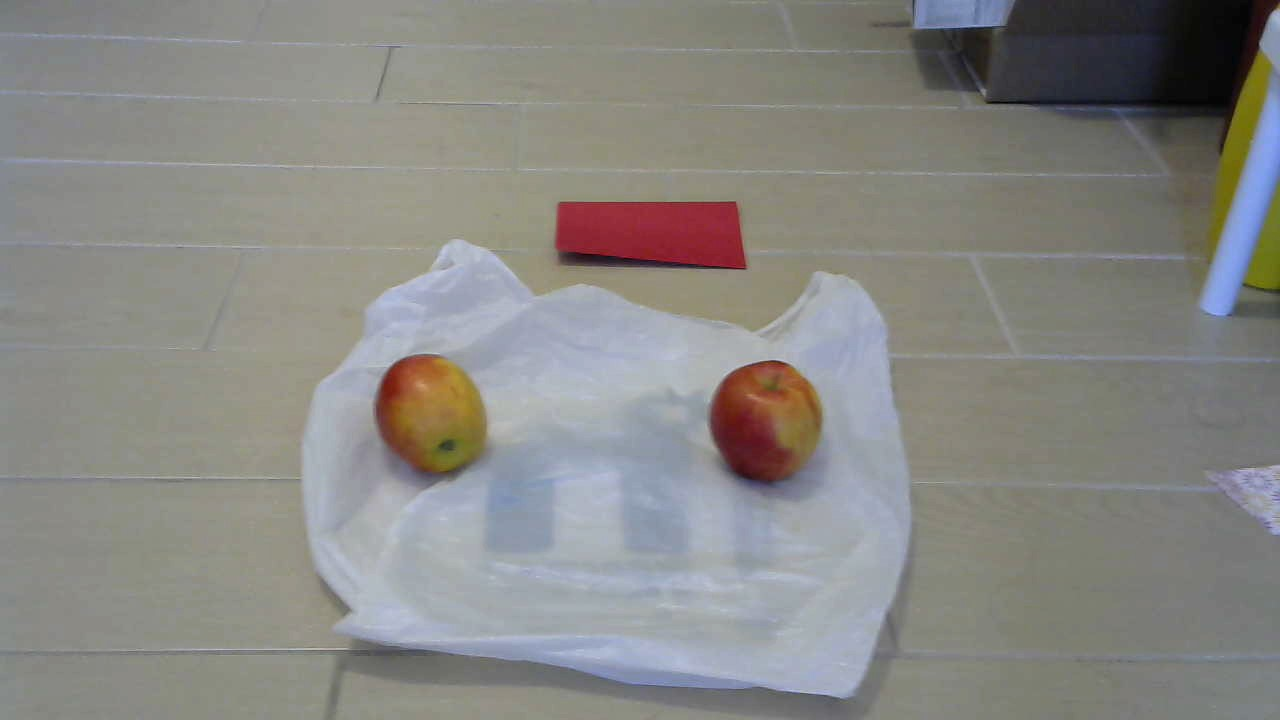
//> input picture Experiments/WIN_20190120_13_04_59_Pro.jpg, 1280 x 720 px, given in place of the camera
$ ./apple_detection   (built with g++ and OpenCV 4)
//> lines starting //> are read from the running program, lines starting //| are printed output that depends on the picture; after the words box and inside, x2 and y2 are one past the last pixel; in counts of white or black regions, pixels touching at a corner belong together
#include <opencv2/core.hpp>
#include <opencv2/videoio.hpp>
#include <opencv2/highgui.hpp>
#include "opencv2/imgproc.hpp"
#include <iostream>
#include <stdio.h>

using namespace cv;
using namespace std;

// the lower and upper boundaries of the HSV color space
const int hsv_lower[3] = {5, 92, 0};
const int hsv_upper[3] = {180, 255, 150};

void getImageMask(const cv::Mat& hsv, cv::Mat& mask) {
	// smooths the image
	cv::Mat blur;
	cv::GaussianBlur(hsv, mask, Size(5, 5), 0, 0 );
	cv::inRange(mask, Scalar(hsv_lower[0], hsv_lower[1], hsv_lower[2]),
				Scalar(hsv_upper[0], hsv_upper[1], hsv_upper[2]), mask);
	// Element = 0: Rect - 1: Cross - 2: Ellipse
	cv::Mat opening_kernel = getStructuringElement(/*Element*/2, Size(4,4));
	cv::morphologyEx(mask, mask, cv::MORPH_OPEN, opening_kernel);
	cv::Mat closing_kernel = getStructuringElement(/*Element*/2, Size(10,10));
	cv::morphologyEx(mask, mask, cv::MORPH_CLOSE, closing_kernel);
}

int main(int, char**)
{
    cv::Mat frame;
    cv::Mat hsv, mask;
    std::vector<Vec4i> hierarchy;
	std::vector<std::vector<cv::Point> > contours;

    //--- INITIALIZE VIDEOCAPTURE
    cv::VideoCapture cap;
    // open the default camera using default API
    // cap.open(0);
    // OR advance usage: select any API backend
    int deviceID = 0;             // 0 = open default camera
    int apiID = cv::CAP_ANY;      // 0 = autodetect default API
    // open selected camera using selected API
    cap.open(deviceID + apiID);

    // check if we succeeded
    if (!cap.isOpened()) {
        cerr << "ERROR! Unable to open camera\n";
        return -1;
    }

    while (true) {
        // wait for a new frame from camera and store it into 'frame'
        cap.read(frame);
//> frame is the input picture: 720 rows x 1280 cols, CV_8UC3; mean B, G, R 131.7, 135.4, 136.1

        // check if we succeeded
        if (frame.empty()) {
            cerr << "ERROR! blank frame grabbed\n";
            break;
        }

        // convert frame to the HSV color space
		cv::cvtColor(frame, hsv, CV_BGR2HSV);
//> hsv: 720 rows x 1280 cols, CV_8UC3; mean H, S, V 55.1, 28.9, 142

		// get mask
	    getImageMask(hsv, mask);
//> in getImageMask, `cv::GaussianBlur(hsv, mask, Size(5, 5), 0, 0 );`: mask: 720 rows x 1280 cols, CV_8UC3; mean H, S, V 55.1, 28.9, 142.1
//> in getImageMask, `cv::inRange(mask, Scalar(hsv_lower[0], hsv_lower[1], hsv_lower[2]), Sc..`:
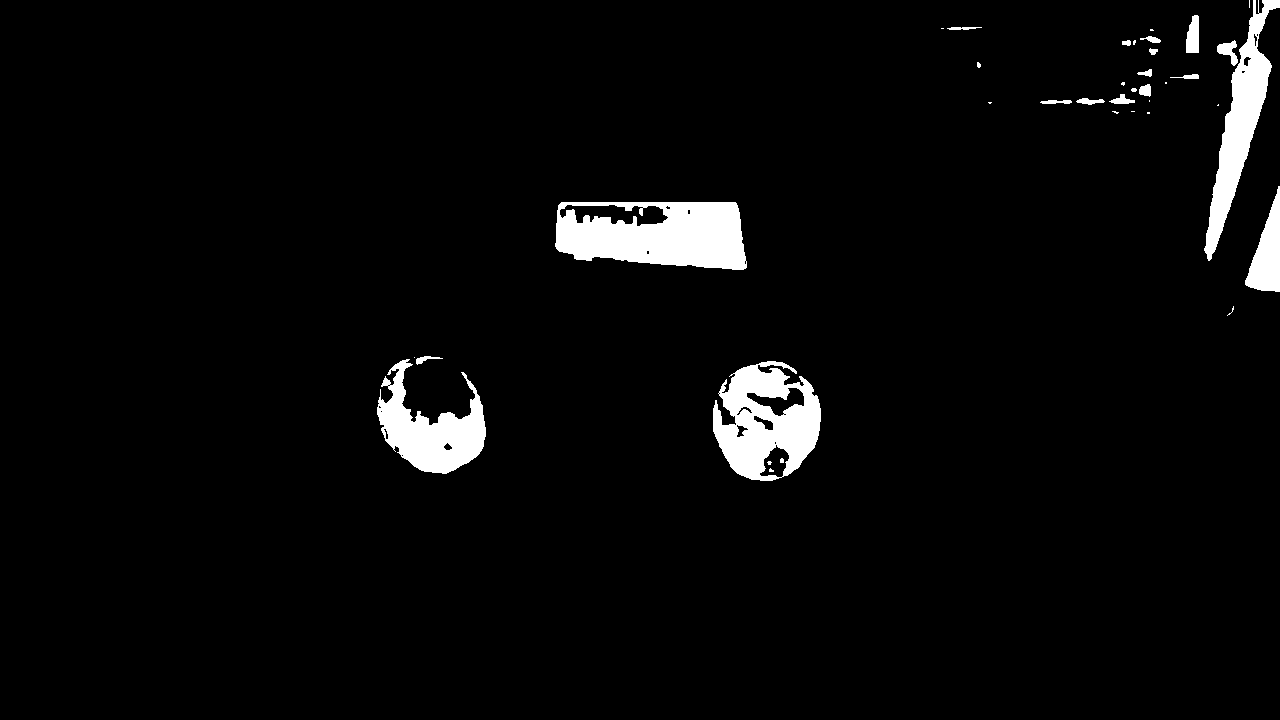
//> mask: 720 rows x 1280 cols, CV_8UC1; 3.7% white; 37 white regions (18 under 20 px), largest, box (x1, y1, x2, y2) and area: (555, 202, 747, 270) 9946, (713, 361, 821, 481) 8021, (377, 359, 486, 474) 5999
//> in getImageMask, `cv::morphologyEx(mask, mask, cv::MORPH_CLOSE, closing_kernel);`:
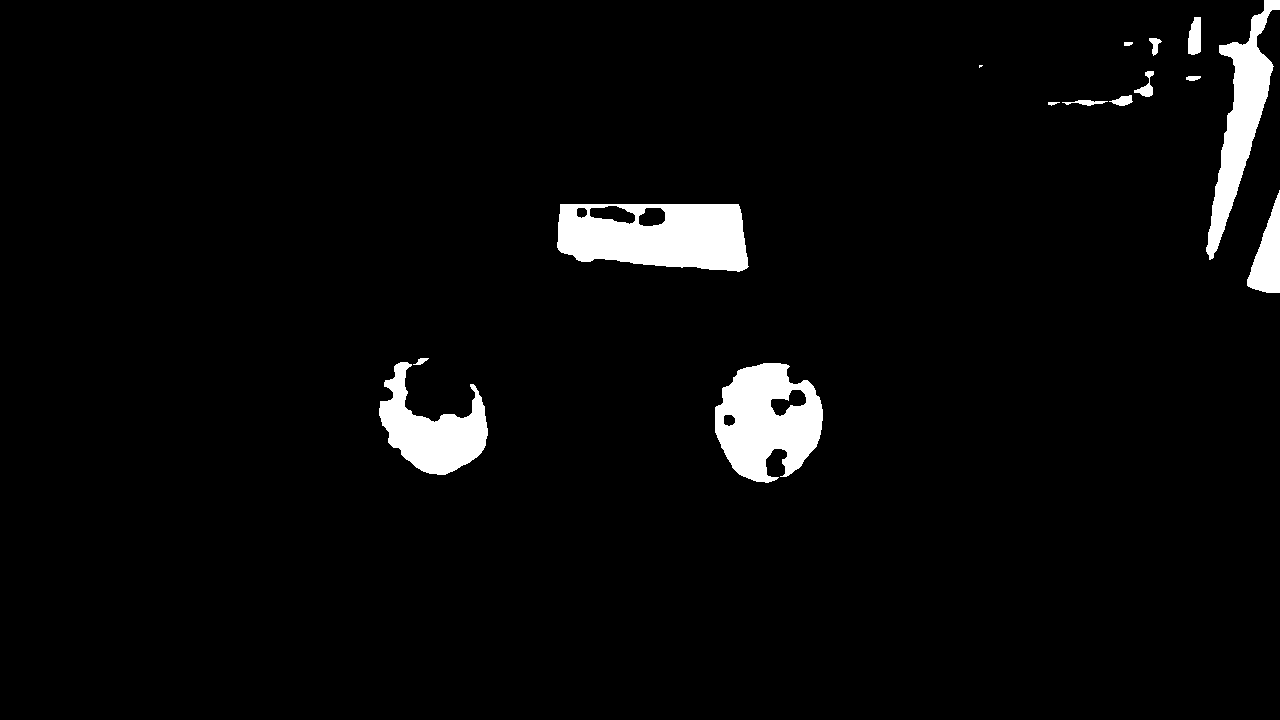
//> mask: 720 rows x 1280 cols, CV_8UC1; 3.7% white; 15 white regions (1 under 20 px)

	    // find contours in the mask
	    cv::findContours(mask, contours, hierarchy,
	    			RETR_EXTERNAL, CHAIN_APPROX_SIMPLE, Point(0, 0) );
//> contours = 15 contours, 2 with area under 20; largest, box (x1, y1, x2, y2) and area: (557, 204, 749, 272) 10977, (715, 363, 823, 483) 9074, (1206, 0, 1280, 260) 5958, (379, 362, 488, 475) 5832, (1247, 190, 1280, 293) 1752

	    for(int i = 0; i< contours.size(); i++) {
	    	Point2f center;
	    	float radius;
		    cv::minEnclosingCircle(contours[i], center, radius);
		    // calculate the circularity of the contour
		    double area = cv::contourArea(contours[i]);
		    double perimeter = cv::arcLength(contours[i], true);
		    double circularity = 4*/*PI*/3.14*area/perimeter/perimeter;
		    if (radius > 30 && circularity > 0.)
			    cv::circle(frame, center, radius, Scalar(0, 255, 255), 2);
	    }
//> this loop made 15 passes
//> (center, radius, area, perimeter, circularity) on passes 1, 2, 3, 4, 5, 7, 8, 9, 10, 12, 13, 14: (Point(768.9, 422), 60.43, 9074, 483.3, 0.488), (Point(432.8, 413.5), 61.69, 5831.5, 486.4, 0.31), (Point(420.5, 361), 8.08, 40, 36.14, 0.385), (Point(654, 235), 98.98, 10977, 495.9, 0.561), (Point(1272.5, 241), 51.41, 1751.5, 245.2, 0.366), (Point(1084.5, 101.5), 22.51, 91, 96.63, 0.122), (Point(1120.5, 99.83), 11.56, 127.5, 57.21, 0.489), (Point(1193, 77.5), 7.16, 43.5, 33.07, 0.5), (Point(1144.6, 82.47), 14.23, 169, 87.94, 0.274), (Point(1128, 43.5), 4.27, 21, 20.83, 0.608), (Point(1153.4, 45.94), 9.07, 94.5, 51.21, 0.453), (Point(1195.5, 35.5), 19.04, 371, 92.14, 0.549)
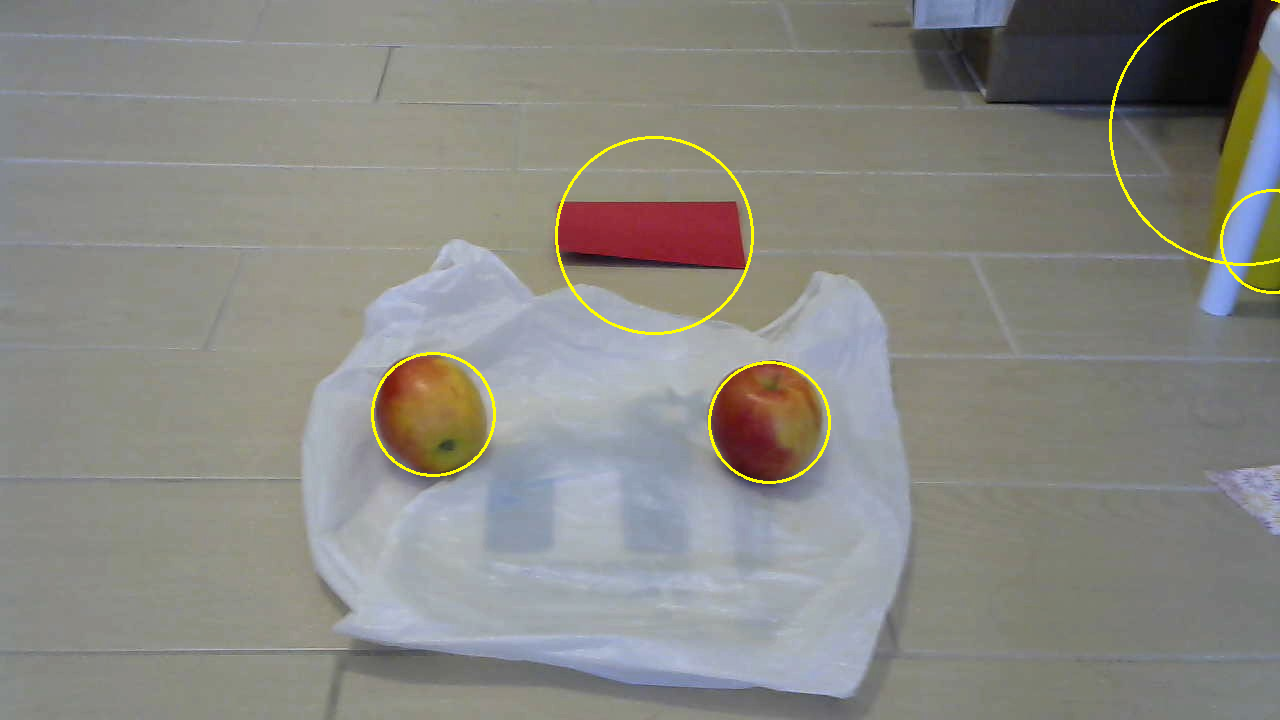
//> frame: 720 rows x 1280 cols, CV_8UC3; 0.65% of pixels changed, all inside (x1, y1, x2, y2) = (371, 0, 1280, 484)

        // show live and wait for a key with timeout long enough to show images
        cv::imshow("Frame", frame);
        cv::imshow("HSV Mask", mask);
        if (cv::waitKey(2) >= 0)
//> the Esc key is pressed
            break;
    }
    // the camera will be deinitialized automatically in VideoCapture destructor
    return 0;
}
